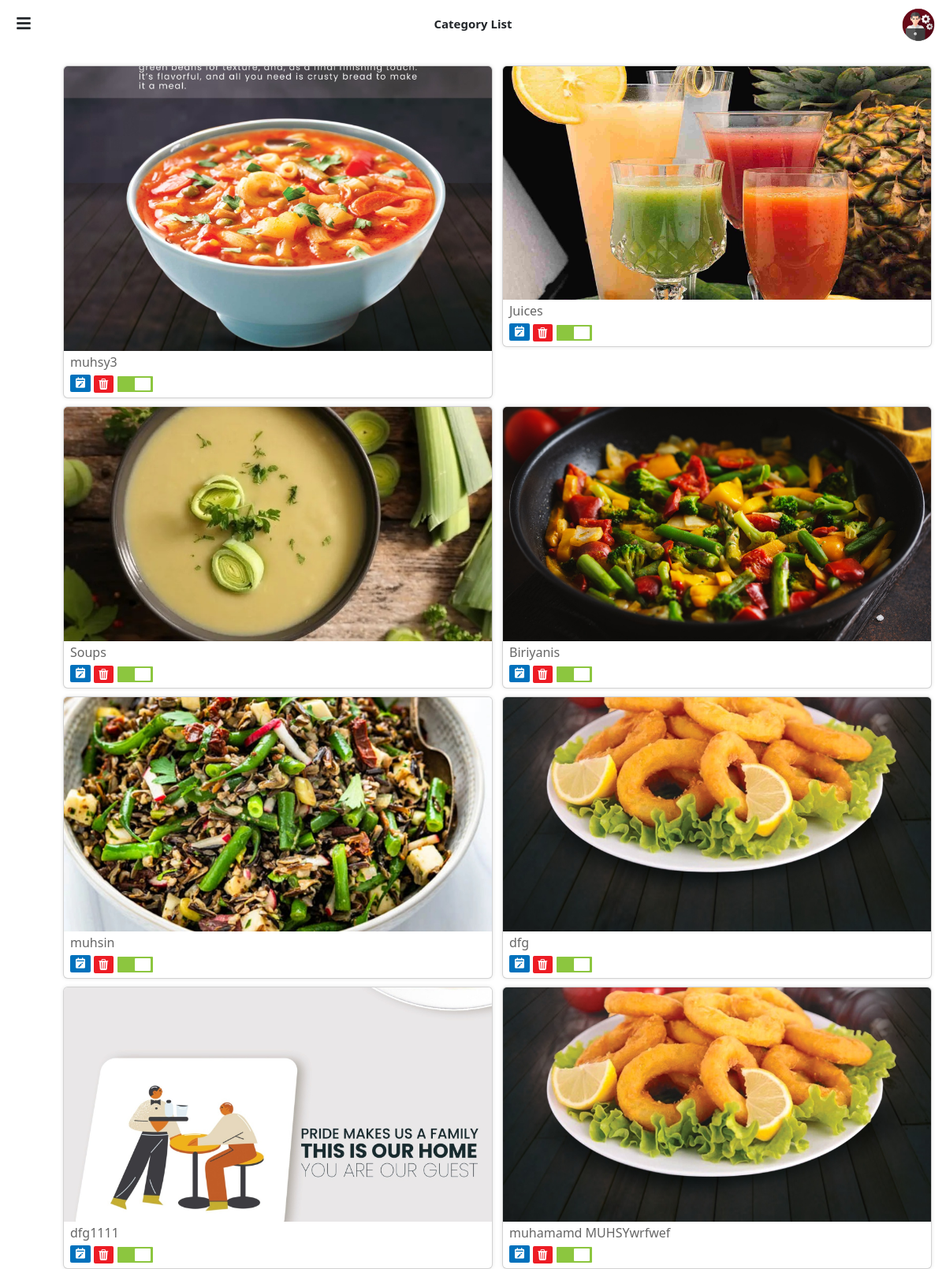
Page /category/ (signed in) on the earlier database version.
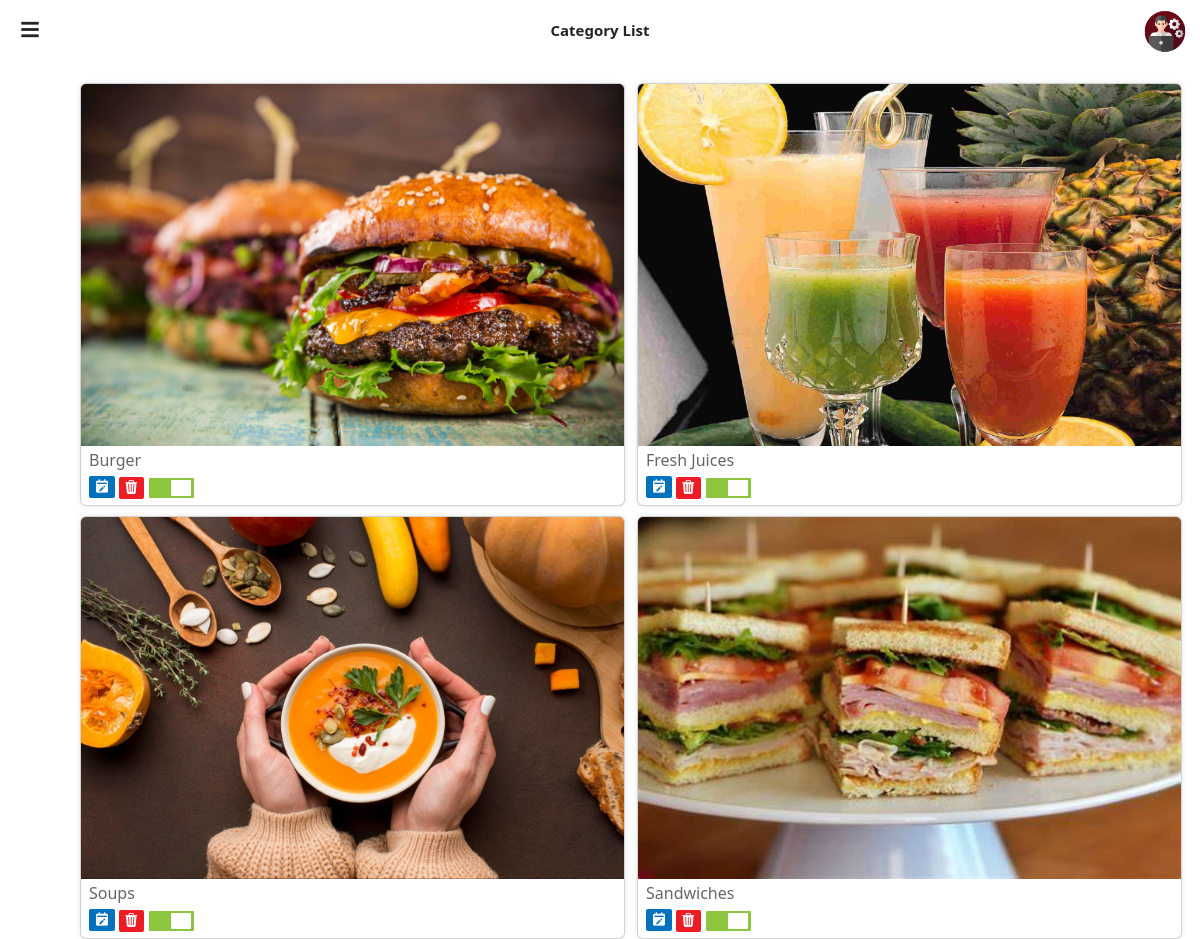
Same page on the later database version.
### adminapp/models.py (models this page shows, shortened)
class Category(models.Model):
    name = models.CharField(max_length= 100)
    image = models.ImageField(upload_to='category_image', null=True)
    availability = models.BooleanField(default=False)

### adminapp/views.py (the view)
# urls.py: path('category/', views.category_list, name='category_list'),
@login_required
def category_list(request):
    categories = Category.objects.all()
    return render(request, 'category_list.html', {'categories': categories})

### adminapp/templates/category_list.html (shortened to what this page needs)
<!DOCTYPE html>
{% load static %}
<html lang="en">
<head>
    <link href="https://cdn.jsdelivr.net/npm/bootstrap@5.3.0-alpha3/dist/css/bootstrap.min.css" rel="stylesheet">
    <link rel="stylesheet" href="https://cdn.jsdelivr.net/npm/bootstrap-icons@1.10.5/font/bootstrap-icons.css">
    <link href='https://unpkg.com/boxicons@2.1.4/css/boxicons.min.css' rel='stylesheet'>
	<link rel="stylesheet" href="https://cdnjs.cloudflare.com/ajax/libs/font-awesome/5.15.4/css/all.min.css">
	<link rel="stylesheet" href="{% static 'css/category-list.css' %}">
	<link rel="stylesheet" href="{% static 'css/animated.css' %}">
</head>
<body>
    <header>
		<div class="row">
			<div class="col">
				<div class="menu-icon" id="menuIcon">
					<i class="fas fa-bars"></i>
				</div>
			</div>
			<div class="col">
				<div style="display: flex; justify-content: center; padding-top: 19px; font-size: 15px;
				font-weight: 600;">
					<p><span>Category</span> List</p>
				</div>
			</div>
			<div class="col">
				<div class="admin-profile">
					<img src="{% static 'images/admin.png' %}" alt="Image" width="50px" style="padding-top: 8px; margin-right: 10px;">
				</div>
			</div>
		</div>
    </header>
	<div class="container fade-up">
		<div class="row">
			{% for category in categories %}
				<div class="col-md-6 col-lg-3 col-xs-6">
					<div class="card">
						<a href="{% url 'category_products' category.id %}">
							<img src="{{ category.image.url }}" class="card-img-top" alt="">
						</a>
						<div class="card-body" style="padding: 0px;">
							<p class="card-text">
								<a href="{% url 'category_products' category.id %}" style="color: #666666; font-weight: 500;">{{ category.name }}</a>
							</p>
						</div>
						<div class="card-body" style="padding: 0px;">
							<div class="buttons">
								<span>
									<a href="{% url 'category_edit' category.id %}">
										<i class='bx bxs-calendar-edit' style="background-color: #0071bc; color: #fff; padding-top: 2px;
																				padding-bottom: 4px; padding-left: 5px; padding-right: 5px;
																				border-radius: 2px;">
										</i>
									</a>
								</span>
								<span>
									<a href="{% url 'category_delete' category.id %}" onclick="return confirm('Do you want to logout this page?')">
										<i class='bi bi-trash3-fill' style="background-color: #ed1c24; color: #fff; padding-top: 1px;
																				padding-bottom: 2px; padding-left: 5px; padding-right: 2px;
																				border-radius: 2px; font-size: 14px;">
										</i>
									</a>
								</span>
								<span style="padding-left: 5px;">
									<label class="switch">
										<span class="slider round"></span>
									</label>
								</span>
							</div>
						</div>
					</div>
				</div>
			{% endfor %}
		</div>
		</div>
</body>
</html>

### static/css/category-list.css (style rules this page uses)
body { margin: 0; padding: 0; }
.menu-icon { display: flex; justify-content: center; align-items: center; width: 40px; height: 30px; cursor: pointer; position: fixed; top: 15px; left: 10px; z-index: 100; }
.menu-icon i { font-size: 20px; }
.admin-profile { display: flex; justify-content: end; }
@media (max-width: 1300px) { .col-xs-6 { flex: 0 0 50%; max-width: 50%; padding-right: 0px; } }
.container { margin-right: 0px; margin-top: 15px; padding-left: 120px; padding-right: 30px; }
.card { margin-top: 10px; box-shadow: 0 0 5px rgba(0, 0, 0, 0.1); }
.card-body p { padding-left: 8px; padding-top: 2px; }
.card-body a { text-decoration: none; }
@media (max-width: 1300px) { .container { padding-left: 20px; } }
.buttons { padding-left: 8px; padding-top: 3px; margin-bottom: 6px; }
.switch { position: relative; display: inline-block; width: 45px; height: 20px; }
.slider { position: absolute; cursor: pointer; top: 3px; left: 0; right: 0; bottom: -3px; background-color: #ccc; border-radius: 1px; transition: .4s; }
.slider:before { position: absolute; content: ""; height: 16px; width: 20px; left: 2px; bottom: 2px; background-color: white; border-radius: 1px; transition: .4s; }
input:checked + .slider { background-color: #8cc63f; }
input:checked + .slider:before { transform: translateX(20px); }

Differences in the rows shown:
removed Category: image (picture), name "muhsy3"
removed Category: image (picture), name "Biriyanis"
removed Category: image (picture), name "muhsin"
removed Category: image (picture), name "dfg"
removed Category: image (picture), name "dfg1111"
removed Category: image (picture), name "muhamamd MUHSYwrfwef"
added Category: image (picture), name "Burger"
changed Category: image: a different picture; name "Juices" → "Fresh Juices"
changed Category "Soups": image: a different picture
added Category: image (picture), name "Sandwiches"
